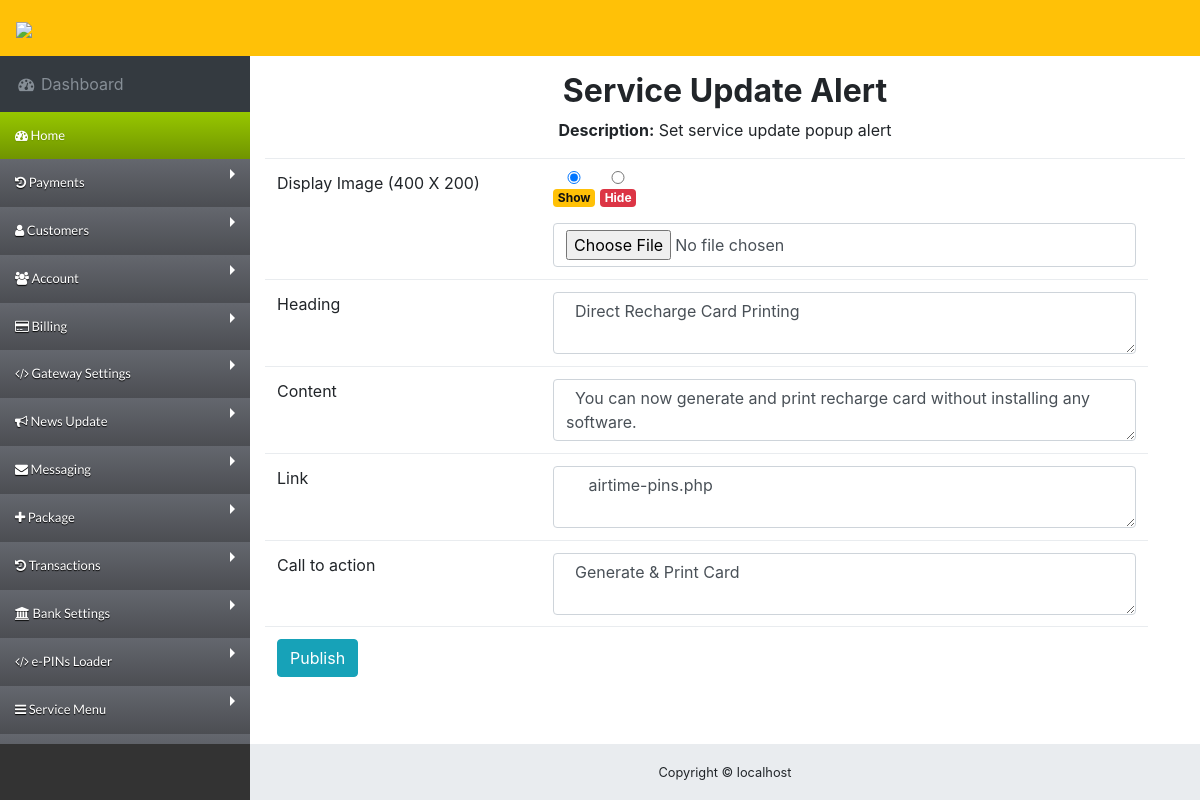
Page /app/administrator/news-alert.php (signed in) on the committed database.
### tables this page shows
CREATE TABLE `newsalert` (
  `serial` int(11) NOT NULL,
  `content` varchar(500) DEFAULT NULL,
  `btn` varchar(50) NOT NULL,
  `link` varchar(250) NOT NULL,
  `heading` varchar(100) NOT NULL,
  `img_link` varchar(150) DEFAULT NULL,
  `img_stat` varchar(20) DEFAULT NULL
);

### app/administrator/news-alert.php (the view, shortened to what this page needs)
<?php
require('../db.php');
include('../inc/logo.php');
?>
<?php include('inc/header.php');?>
<body class="fixed-nav sticky-footer bg-dark" id="page-top">
 <?php include('inc/nav.php');?>
      </ul>
    </div>
  </nav>
  <div class="content-wrapper">
    <div class="container-fluid">
      <div class="row">
        <div class="col-12">
     <h2 class="w3-xxxlarge w3-text-blue" align="center"><b>Service Update Alert</b></h2>
<p align="center"><strong>Description:</strong> Set service update popup alert</p>
     <?php
		 	$query_nrec = $conn->query("SELECT * FROM newsalert");
			$nebil = $query_nrec->fetch_assoc();
				if($nebil['img_stat'] === 'show'){
			 $Show = "checked";
			$hide = "unchecked";
			}elseif($nebil['img_stat'] === 'hide'){
				$Show = "unchecked";
				$hide = "checked";
					}else{
					 $show = NULL;
					 $hide = NULL;
					}
		?>
  <form action="" method="post" autocomplete = 'off' enctype="multipart/form-data">
     <table class="table  margin-tp-10" id="transTable">
                          <tr>
                            <td width="30%">Display Image (400 X 200)</td>
                            <td>
                                <label class="custom-radio custom-control-inline">
          <input type="radio" id="imgStat" name="imgStat"  class="form-control" value="show" <?php echo $Show; ?> > <label class="badge badge-warning">Show</label>
                            </label>
                <label class="custom-radio custom-control-inline">
          <input type="radio" id="imgStat" name="imgStat"  class="form-control" value="hide" <?php echo $hide; ?> > <span class="custom-control-label"><label class="badge badge-danger">Hide</label></span>
                                            </label>
                                <input type="file" id="file" name="file"  class="form-control" >    </td>
                            <td><img src="<?php echo $nebil['img_link'];?>" width="100"/></td>
                        </tr>
                        <tr>
                            <td width="30%">Heading</td>
                            <td><textarea type="text" id="h" name="h"  class="form-control" required> <?php echo $nebil['heading'];?> </textarea>  </td>
                        </tr>
                        <tr>
                            <td width="30%">Content</td>
                            <td><textarea type="text" id="n" name="n"  class="form-control" required> <?php echo $nebil['content'];?> </textarea>  </td>
                        </tr>
                                                            <tr>
                    <tr>
                            <td width="30%">Link</td>
                            <td><textarea type="text" id="l" name="l"  class="form-control" required> <?php echo $nebil['link'];?> </textarea>  </td>
                        </tr>
                        <tr>
                            <td width="30%">Call to action</td>
                            <td><textarea type="text" id="b" name="b"  class="form-control" required> <?php echo $nebil['btn'];?> </textarea>  </td>
                        </tr>
                                                            <tr>
                                            <tr>
                            <td colspan="2">
                                                                                            <button type="submit" id="submit" name="news" style="cursor:pointer" class="btn btn-info">Publish</button>
                              							               </td>
                        </tr>
                                    </table>
  </form>
    </div>
    <?php include('inc/footer.php');?>

### app/administrator/css/sb-admin.css (style rules this page uses)
html { position: relative; min-height: 100%; }
body { overflow-x: hidden; }
body.sticky-footer { margin-bottom: 56px; }
body.sticky-footer .content-wrapper { min-height: calc(100vh - 56px - 56px); }
body.fixed-nav { padding-top: 56px; }
.content-wrapper { min-height: calc(100vh - 56px); padding-top: 1rem; }
.content-wrapper { overflow-x: hidden; background: white; }
@media (min-width: 992px) { .content-wrapper { margin-left: 250px; } }

### app/administrator/inc/header.php (style rules this page uses)
* { box-sizing: border-box; }
.row:after { content: ""; display: table; clear: both; }

### rows in the picture
newsalert: h "Direct Recharge Card Printing", n "You can now generate and print recharge card without installing any software.", l "airtime-pins.php", b "Generate & Print Card"

### other values in the picture
$_SERVER['SERVER_NAME'] "localhost"
